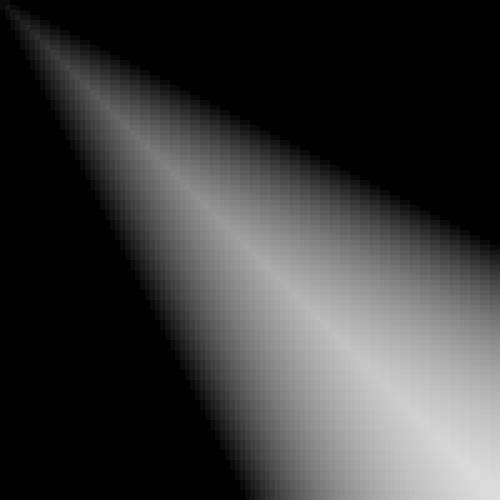
Frame 1 (no input)
Frame 60 (the mouse pressed at the canvas centre just before this capture): identical to frame 1, image omitted
Frame 120 (the mouse held since frame 60 and released just before this capture): identical to frame 1, image omitted

The Processing sketch that drew this single still picture (run headless with seeded random() and noise(); from frame 60 on, the mouse is pressed at the canvas centre):

// Processing sketch: processing_31850
// ── processing_31850.pde

int yo = 0;
int bro = 10;
int ho = 10;

void setup(){
  size (500, 500);
  background (0, 0, 0);
}

void draw(){
  fill(250,250,250,10);
  noStroke();
        while(yo < 500){
        rect(yo,yo,bro,bro);
  bro = bro + 5;
  yo = yo + 5;
        }
        /*  while(yo > 0){
        rect(yo+500,yo+500,bro,bro);
  bro = bro - 5;
  yo = yo - 5;
        }
        */
     
  
  
}
